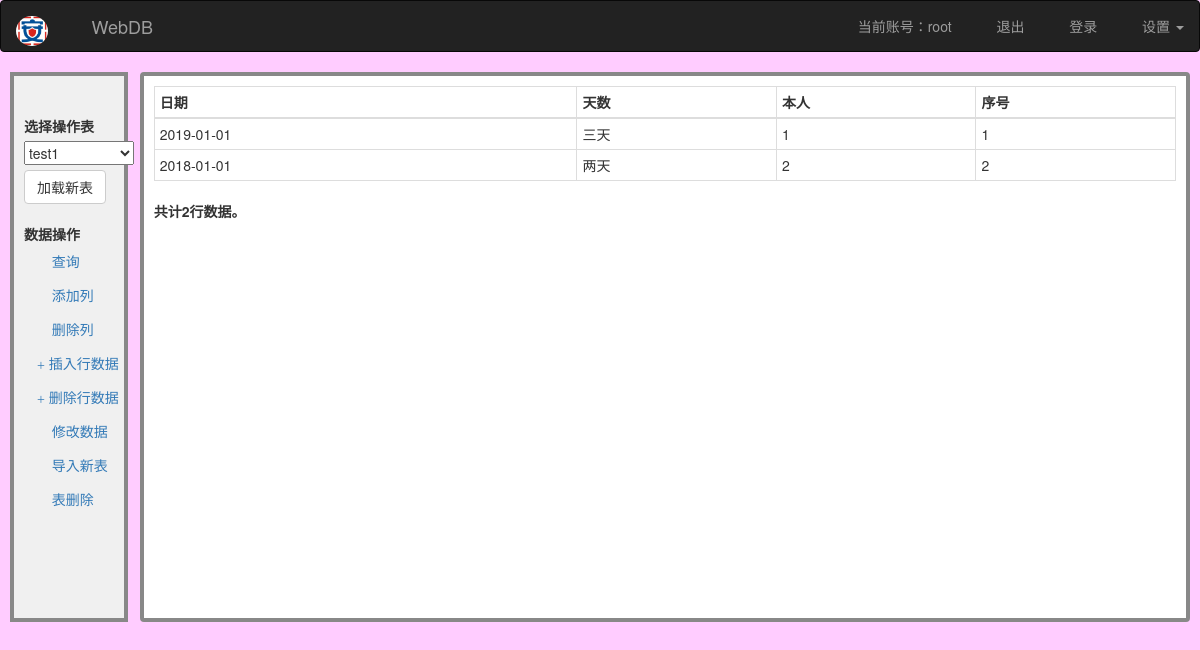
Page /records/ (signed in) on the earlier database version.
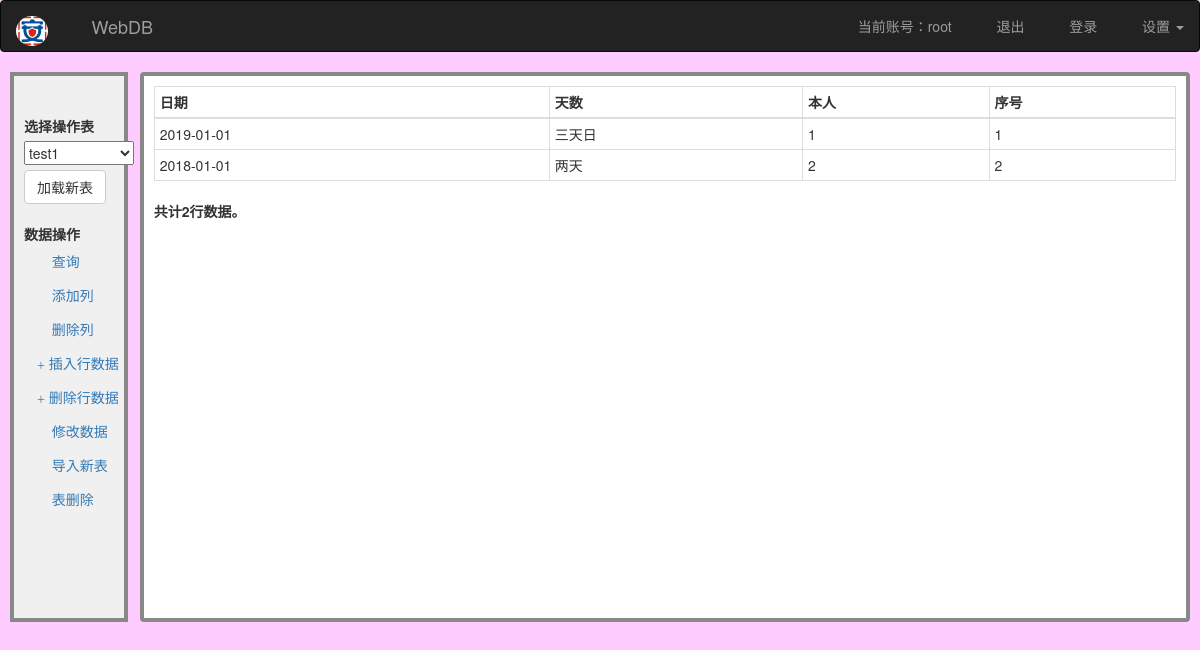
Same page on the later database version.
### tables this page shows
CREATE TABLE test1( '日期','天数','本人' );

### views.py (the view)
@app.route('/')
@app.route('/index')
@app.route('/records/')
def index():
    headers = ["***** 登录后才可查看更多哦 *****"]
    allFields = []
    entries = []
    tables = []
    num = 0
    isLogin = False
    isRoot = False
    curUser = session.get('user', None)
    if curUser:
        isLogin = True
        isRoot = True if curUser=="root" else False
        tables = session['tables']
        with DbHandler(DB_NAME) as db:
            db.execute_sql(session['sql'] % tables[0])
            entries = db.get_all_records()
        session['sql'] = DEFAULT_SQL	# back to initial sql.
        num = len(entries)
        headers = entries[0].keys() if num else []
        entries = (tuple(entry) for entry in entries)
        sql = DEFAULT_SQL + ' limit 1;'
        allFields = get_table_fields(sql %tables[0])
    return render_template('records.html', headers=headers, allFields=allFields, isRoot=isRoot,
                        tables=tables, entries=entries, num=num, isLogin=isLogin, user=curUser)

### dbHandler.py (called while the page is built)
	def __enter__(self):
		return self

	def __exit__(self, exc_type, exc_value, traceback):
		self.close_db()

	def connect_db(self, db):
		self.conn = sqlite3.connect(db, isolation_level=None)
		self.conn.create_function("md5", 1, md5Sum)
		self.conn.row_factory = sqlite3.Row
		self.cursor = self.conn.cursor()

	def execute_sql(self, sql):
		self.cursor.execute(sql)

	def get_all_records(self):
		return self.cursor.fetchall()

	def get_one_record(self):
		return self.cursor.fetchone()

### views.py (called while the page is built)
def get_table_fields(sql):
    with DbHandler(DB_NAME) as db:
        db.execute_sql(sql)
        entry = db.get_one_record()
    return( entry.keys() if entry else [] )

### templates/records.html (shortened to what this page needs)
<!DOCTYPE html>
<html>
	<head>
		<link rel="stylesheet" href="http://cdn.static.runoob.com/libs/bootstrap/3.3.7/css/bootstrap.min.css">
		<link rel="stylesheet" href="{{ url_for('static', filename='css/index.css') }}">
	</head>
	<body>
		<nav class="navbar navbar-inverse" role="navigation">
			<div class="container-fluid">
				<div class="navbar-header">
					<a class="navbar-brand" href="#">
						<img src="{{url_for('static', filename='images/logo.png')}}" class="img-circle" height="30px;">
					</a>
					<a class="navbar-brand" href="#">
						<span class="glyphicon glyphicon-home"></span> &nbsp; WebDB
					</a>
				</div>
				<ul class="nav navbar-nav navbar-right">
					<li>
						<a href="#">
							<span class="glyphicon glyphicon-user"></span> 当前账号：{{user}}
						</a>
					</li>
					<li>
						<a href="{{url_for('logout')}}">
							<span class="glyphicon glyphicon-log-out"></span> 退出
						</a>
					</li>
					<li>
						<a data-toggle="modal" href="#login">
							<span class="glyphicon glyphicon-log-in"></span> 登录
						</a>
					</li>
					<li class="dropdown">
						<a href="#" class="dropdown-toggle" data-toggle="dropdown">
							<span class="glyphicon glyphicon-cog"></span> 设置
							<b class="caret"></b>
						</a>
					</li>
				</ul>
			</div>
		</nav>
		<div class="mycontainer">
			<div class="chooseArea">
				<div>
					<div class="dataOperate">
						<label for="curTable"><b>选择操作表</b></label>
						<form action="{{url_for('switchTable')}}" method='get'>
							<div>
								<select name="currentTable" id="curTable">
									{% for table in tables %}
									<option value="{{table}}">{{table}}</option>
									{% endfor %}
								</select>
							</div>
							{% if isLogin %}
							<button type="submit" class="btn btn-default">加载新表</button>
							{% endif %}
						</form>
					</div>
					<div><b>数据操作</b></div>
					<button type="button" class="btn btn-default btn-link" data-toggle="modal" data-target="#query">
						<span class="glyphicon glyphicon-search"></span> 查询
					</button>
					<button type="button" class="btn btn-default btn-link" data-toggle="modal" data-target="#addCol">
						<span class="glyphicon glyphicon-adjust"></span> 添加列
					</button>
					<button type="button" class="btn btn-default btn-link" data-toggle="modal" data-target="#dropCol">
						<span class="glyphicon glyphicon-adjust"></span> 删除列
					</button>
					<button type="button" class="btn btn-default btn-link" data-toggle="modal" data-target="#addRow">
						<span class="glyphicon glyphicon-plus"></span> 插入行数据
					</button>
					<button type="button" class="btn btn-default btn-link" data-toggle="modal" data-target="#dropRow">
						<span class="glyphicon glyphicon-plus"></span> 删除行数据
					</button>
					<button type="button" class="btn btn-default btn-link" data-toggle="modal" data-target="#update">
						<span class="glyphicon glyphicon-edit"></span> 修改数据
					</button>
					<button type="button" class="btn btn-default btn-link" data-toggle="modal" data-target="#import">
						<span class="glyphicon glyphicon-import"></span> 导入新表
					</button>
					<button type="button" class="btn btn-default btn-link" data-toggle="modal" data-target="#dropTable">
						<span class="glyphicon glyphicon-remove-sign"></span> 表删除
					</button>
				</div>
			</div>
			<div class="dataArea">
				<table class="table table-bordered table-hover table-condensed" onmouseover="getrow(this)" onmouseout="backrow(this)" onclick="selectRow(this)">
					<thead>
						<tr>
							{% for header in headers %}
							<th>{{header}}</th>
							{% endfor %}
                            <th>序号</th>
						</tr>
					</thead>
					<tbody>
						{% for row in entries %}
						    <tr>
							{% for column in row %}
							    <td>{{column}}</td>
							{% endfor %}
                            <td>{{ loop.index}} </td>
						    </tr>
						{% endfor %}
					</tbody>
				</table>
				<strong>共计{{num}}行数据。</strong>
			</div>
		</div>
	</body>
</html>

### static/css/index.css (style rules this page uses)
body { background-color: #FFCCFF; }
.mycontainer { margin: 10px; width: auto; height: 550px; border-radius: 4px; }
.chooseArea { width: 10%; height: 100%; float: left; padding: 10px; background: #F0F0F0; border: 4px solid #888888; word-wrap: break-word; }
#curTable { width: 110px; margin-bottom: 5px; }
.dataOperate { margin-top: 30px; margin-bottom: 20px; }
.dataArea { margin-left: 11%; width: 89%; height: 100%; padding: 10px; overflow: scroll; background-color: #FFFFFF; border: 4px solid #888888; border-radius: 4px; }

Differences in the rows shown:
changed test1: 天数 "三天" → "三天日"
